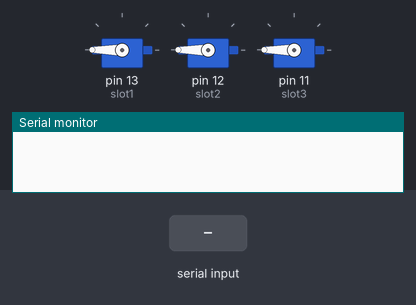
The sketch below on a simulated Arduino Uno, built with avr-gcc and run on an emulated ATmega328P. On the bench: 3 × servo, the last lines printed to the serial monitor. Inputs (shaded band) come from the test bench.

Above: at 1.2 s.
1.3 s: "1" received over Serial
At 2.2 s:
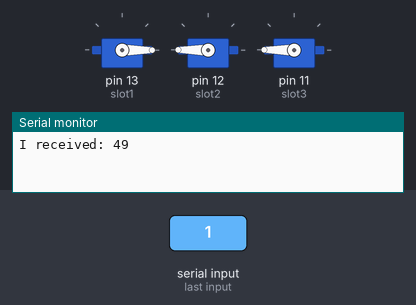
4.3 s: "2" received over Serial
At 5.7 s:
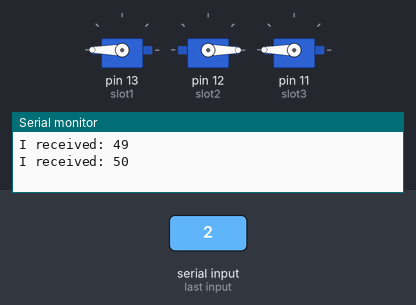
7.3 s: "3" received over Serial
At 8.0 s:
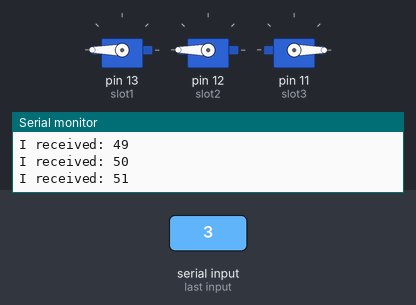
Timing chart, 0 to 11.2 s (numbered marks = the images above; inputs shaded):
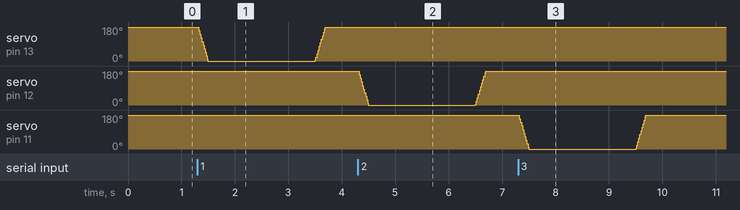

The sketch:

pill_buddy.ino
```cpp
#include <Servo.h>

Servo slot1;
Servo slot2;
Servo slot3;

int incomingByte = 0;

void setup() {
  Serial.begin(9600);

  slot1.attach(13);
  slot2.attach(12);
  slot3.attach(11);

  set_all(180);

//  dispense(slot1);
//  delay(1000);
//  dispense(slot2);
//  delay(1000);
//  dispense(slot3);
}

void set_all(int pos) {
  slot1.write(pos);
  slot2.write(pos);
  slot3.write(pos);
}

void dispense(Servo &slot) {
  for(int i = 180; i >= 0; i--) {
    slot.write(i);
    delay(1);
  }
  delay(2000);
  for(int i = 0; i <= 180; i++) {
    slot.write(i);
    delay(1);
  }
}

void check_serial() {
  if (Serial.available() > 0) {
    incomingByte = Serial.read();
    // say what you got:
    Serial.print("I received: ");
    Serial.println(incomingByte, DEC);
    if (incomingByte == 49) {
      dispense(slot1);
    } else if (incomingByte == 50) {
      dispense(slot2);
    } else if (incomingByte == 51) {
      dispense(slot3);
    }
  }
}

void loop() {
  check_serial();

}
```
